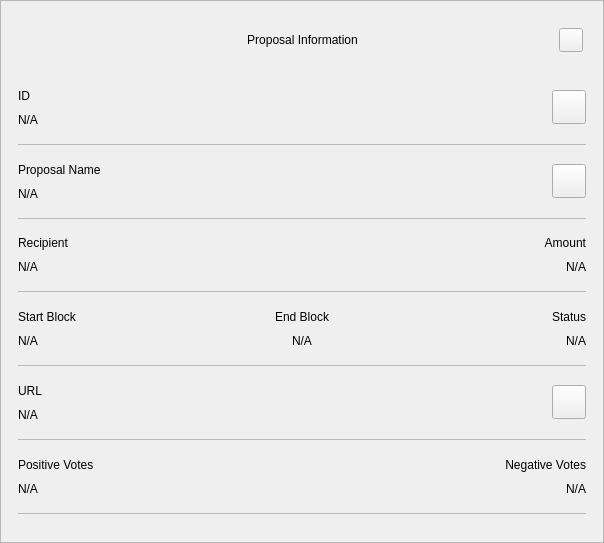
<?xml version="1.0" encoding="UTF-8"?>
<ui version="4.0">
 <class>ProposalInfoDialog</class>
 <widget class="QWidget" name="ProposalInfoDialog">
  <property name="geometry">
   <rect>
    <x>0</x>
    <y>0</y>
    <width>604</width>
    <height>543</height>
   </rect>
  </property>
  <property name="sizePolicy">
   <sizepolicy hsizetype="Preferred" vsizetype="Expanding">
    <horstretch>0</horstretch>
    <verstretch>0</verstretch>
   </sizepolicy>
  </property>
  <property name="minimumSize">
   <size>
    <width>580</width>
    <height>300</height>
   </size>
  </property>
  <property name="windowTitle">
   <string notr="true">N/A</string>
  </property>
  <property name="styleSheet">
   <string notr="true"/>
  </property>
  <layout class="QVBoxLayout" name="verticalLayout_1">
   <property name="spacing">
    <number>0</number>
   </property>
   <property name="leftMargin">
    <number>0</number>
   </property>
   <property name="topMargin">
    <number>0</number>
   </property>
   <property name="rightMargin">
    <number>0</number>
   </property>
   <property name="bottomMargin">
    <number>0</number>
   </property>
   <item>
    <widget class="QFrame" name="frame">
     <property name="sizePolicy">
      <sizepolicy hsizetype="Preferred" vsizetype="Expanding">
       <horstretch>0</horstretch>
       <verstretch>0</verstretch>
      </sizepolicy>
     </property>
     <property name="styleSheet">
      <string notr="true"/>
     </property>
     <property name="frameShape">
      <enum>QFrame::StyledPanel</enum>
     </property>
     <property name="frameShadow">
      <enum>QFrame::Raised</enum>
     </property>
     <layout class="QVBoxLayout" name="verticalLayout_2">
      <property name="leftMargin">
       <number>0</number>
      </property>
      <property name="rightMargin">
       <number>0</number>
      </property>
      <item>
       <layout class="QHBoxLayout" name="horizontalLayout_1">
        <property name="spacing">
         <number>0</number>
        </property>
        <property name="leftMargin">
         <number>20</number>
        </property>
        <property name="topMargin">
         <number>10</number>
        </property>
        <property name="rightMargin">
         <number>20</number>
        </property>
        <item>
         <spacer name="horizontalSpacer_1">
          <property name="orientation">
           <enum>Qt::Horizontal</enum>
          </property>
          <property name="sizeHint" stdset="0">
           <size>
            <width>40</width>
            <height>20</height>
           </size>
          </property>
         </spacer>
        </item>
        <item>
         <widget class="QLabel" name="labelTitle">
          <property name="minimumSize">
           <size>
            <width>0</width>
            <height>40</height>
           </size>
          </property>
          <property name="maximumSize">
           <size>
            <width>16777215</width>
            <height>40</height>
           </size>
          </property>
          <property name="styleSheet">
           <string notr="true">padding-left:24px;</string>
          </property>
          <property name="text">
           <string>Proposal Information</string>
          </property>
          <property name="alignment">
           <set>Qt::AlignCenter</set>
          </property>
          <property name="margin">
           <number>7</number>
          </property>
         </widget>
        </item>
        <item>
         <spacer name="horizontalSpacer_2">
          <property name="orientation">
           <enum>Qt::Horizontal</enum>
          </property>
          <property name="sizeHint" stdset="0">
           <size>
            <width>40</width>
            <height>20</height>
           </size>
          </property>
         </spacer>
        </item>
        <item>
         <widget class="QPushButton" name="btnEsc">
          <property name="minimumSize">
           <size>
            <width>24</width>
            <height>24</height>
           </size>
          </property>
          <property name="maximumSize">
           <size>
            <width>24</width>
            <height>24</height>
           </size>
          </property>
          <property name="focusPolicy">
           <enum>Qt::NoFocus</enum>
          </property>
          <property name="text">
           <string/>
          </property>
         </widget>
        </item>
       </layout>
      </item>
      <item>
       <spacer name="verticalSpacer">
        <property name="orientation">
         <enum>Qt::Vertical</enum>
        </property>
        <property name="sizeType">
         <enum>QSizePolicy::Fixed</enum>
        </property>
        <property name="sizeHint" stdset="0">
         <size>
          <width>20</width>
          <height>10</height>
         </size>
        </property>
       </spacer>
      </item>
      <item>
       <widget class="QWidget" name="layoutScroll" native="true">
        <property name="minimumSize">
         <size>
          <width>0</width>
          <height>450</height>
         </size>
        </property>
        <layout class="QVBoxLayout" name="verticalLayout_3">
         <property name="leftMargin">
          <number>0</number>
         </property>
         <property name="topMargin">
          <number>0</number>
         </property>
         <property name="rightMargin">
          <number>0</number>
         </property>
         <item>
          <widget class="QScrollArea" name="scrollArea">
           <property name="styleSheet">
            <string notr="true">#scrollArea {
background:transparent;
}</string>
           </property>
           <property name="horizontalScrollBarPolicy">
            <enum>Qt::ScrollBarAlwaysOff</enum>
           </property>
           <property name="sizeAdjustPolicy">
            <enum>QAbstractScrollArea::AdjustIgnored</enum>
           </property>
           <property name="widgetResizable">
            <bool>true</bool>
           </property>
           <property name="alignment">
            <set>Qt::AlignLeading|Qt::AlignLeft|Qt::AlignTop</set>
           </property>
           <widget class="QWidget" name="scrollAreaWidgetContents">
            <property name="geometry">
             <rect>
              <x>0</x>
              <y>0</y>
              <width>600</width>
              <height>439</height>
             </rect>
            </property>
            <property name="autoFillBackground">
             <bool>false</bool>
            </property>
            <property name="styleSheet">
             <string notr="true">#scrollAreaWidgetContents {
background:transparent;
}</string>
            </property>
            <layout class="QVBoxLayout" name="verticalLayout_4">
             <property name="spacing">
              <number>0</number>
             </property>
             <property name="sizeConstraint">
              <enum>QLayout::SetDefaultConstraint</enum>
             </property>
             <property name="leftMargin">
              <number>0</number>
             </property>
             <property name="topMargin">
              <number>0</number>
             </property>
             <property name="rightMargin">
              <number>0</number>
             </property>
             <property name="bottomMargin">
              <number>0</number>
             </property>
             <item>
              <widget class="QWidget" name="content" native="true">
               <layout class="QVBoxLayout" name="verticalLayout_5">
                <property name="leftMargin">
                 <number>16</number>
                </property>
                <property name="topMargin">
                 <number>0</number>
                </property>
                <property name="rightMargin">
                 <number>16</number>
                </property>
                <item>
                 <widget class="QWidget" name="contentID" native="true">
                  <layout class="QHBoxLayout" name="horizontalLayout_2" stretch="0,0">
                   <property name="leftMargin">
                    <number>0</number>
                   </property>
                   <property name="rightMargin">
                    <number>0</number>
                   </property>
                   <item>
                    <layout class="QVBoxLayout" name="contentID_int">
                     <item>
                      <widget class="QLabel" name="labelId">
                       <property name="maximumSize">
                        <size>
                         <width>16777215</width>
                         <height>16777215</height>
                        </size>
                       </property>
                       <property name="text">
                        <string>ID</string>
                       </property>
                      </widget>
                     </item>
                     <item>
                      <widget class="QLabel" name="textId">
                       <property name="text">
                        <string notr="true">N/A</string>
                       </property>
                      </widget>
                     </item>
                    </layout>
                   </item>
                   <item>
                    <widget class="QPushButton" name="pushCopy">
                     <property name="minimumSize">
                      <size>
                       <width>34</width>
                       <height>34</height>
                      </size>
                     </property>
                     <property name="maximumSize">
                      <size>
                       <width>34</width>
                       <height>34</height>
                      </size>
                     </property>
                     <property name="focusPolicy">
                      <enum>Qt::NoFocus</enum>
                     </property>
                     <property name="text">
                      <string/>
                     </property>
                     <property name="iconSize">
                      <size>
                       <width>24</width>
                       <height>24</height>
                      </size>
                     </property>
                    </widget>
                   </item>
                  </layout>
                 </widget>
                </item>
                <item>
                 <widget class="QLabel" name="labelDividerID">
                  <property name="maximumSize">
                   <size>
                    <width>16777215</width>
                    <height>1</height>
                   </size>
                  </property>
                  <property name="styleSheet">
                   <string notr="true">background-color:#bababa;</string>
                  </property>
                  <property name="text">
                   <string/>
                  </property>
                 </widget>
                </item>
                <item>
                 <widget class="QWidget" name="contentName" native="true">
                  <layout class="QHBoxLayout" name="horizontalLayout_3" stretch="0,0">
                   <property name="leftMargin">
                    <number>0</number>
                   </property>
                   <property name="rightMargin">
                    <number>0</number>
                   </property>
                   <item>
                    <layout class="QVBoxLayout" name="contentName_int">
                     <item>
                      <widget class="QLabel" name="labelName">
                       <property name="maximumSize">
                        <size>
                         <width>16777215</width>
                         <height>16777215</height>
                        </size>
                       </property>
                       <property name="text">
                        <string>Proposal Name</string>
                       </property>
                      </widget>
                     </item>
                     <item>
                      <widget class="QLabel" name="textName">
                       <property name="text">
                        <string notr="true">N/A</string>
                       </property>
                      </widget>
                     </item>
                    </layout>
                   </item>
                   <item>
                    <widget class="QPushButton" name="btnNameCopy">
                     <property name="minimumSize">
                      <size>
                       <width>34</width>
                       <height>34</height>
                      </size>
                     </property>
                     <property name="maximumSize">
                      <size>
                       <width>34</width>
                       <height>34</height>
                      </size>
                     </property>
                     <property name="focusPolicy">
                      <enum>Qt::NoFocus</enum>
                     </property>
                     <property name="text">
                      <string/>
                     </property>
                     <property name="iconSize">
                      <size>
                       <width>24</width>
                       <height>24</height>
                      </size>
                     </property>
                    </widget>
                   </item>
                  </layout>
                 </widget>
                </item>
                <item>
                 <widget class="QLabel" name="labelDividerName">
                  <property name="maximumSize">
                   <size>
                    <width>16777215</width>
                    <height>1</height>
                   </size>
                  </property>
                  <property name="styleSheet">
                   <string notr="true">background-color:#bababa;</string>
                  </property>
                  <property name="text">
                   <string/>
                  </property>
                 </widget>
                </item>
                <item>
                 <widget class="QWidget" name="gridRecipient" native="true">
                  <layout class="QGridLayout" name="contentRecipient">
                   <property name="leftMargin">
                    <number>0</number>
                   </property>
                   <property name="rightMargin">
                    <number>0</number>
                   </property>
                   <item row="1" column="0">
                    <widget class="QLabel" name="textRecipient">
                     <property name="text">
                      <string notr="true">N/A</string>
                     </property>
                     <property name="alignment">
                      <set>Qt::AlignLeading|Qt::AlignLeft|Qt::AlignVCenter</set>
                     </property>
                    </widget>
                   </item>
                   <item row="1" column="2">
                    <widget class="QLabel" name="textAmount">
                     <property name="text">
                      <string notr="true">N/A</string>
                     </property>
                     <property name="alignment">
                      <set>Qt::AlignRight|Qt::AlignTrailing|Qt::AlignVCenter</set>
                     </property>
                    </widget>
                   </item>
                   <item row="0" column="0">
                    <widget class="QLabel" name="labelRecipient">
                     <property name="maximumSize">
                      <size>
                       <width>16777215</width>
                       <height>16777215</height>
                      </size>
                     </property>
                     <property name="text">
                      <string>Recipient</string>
                     </property>
                     <property name="alignment">
                      <set>Qt::AlignLeading|Qt::AlignLeft|Qt::AlignVCenter</set>
                     </property>
                    </widget>
                   </item>
                   <item row="0" column="2">
                    <widget class="QLabel" name="labelAmount">
                     <property name="maximumSize">
                      <size>
                       <width>16777215</width>
                       <height>16777215</height>
                      </size>
                     </property>
                     <property name="text">
                      <string>Amount</string>
                     </property>
                     <property name="alignment">
                      <set>Qt::AlignRight|Qt::AlignTrailing|Qt::AlignVCenter</set>
                     </property>
                    </widget>
                   </item>
                  </layout>
                 </widget>
                </item>
                <item>
                 <widget class="QLabel" name="labelDividerRecipient">
                  <property name="maximumSize">
                   <size>
                    <width>16777215</width>
                    <height>1</height>
                   </size>
                  </property>
                  <property name="styleSheet">
                   <string notr="true">background-color:#bababa;</string>
                  </property>
                  <property name="text">
                   <string/>
                  </property>
                 </widget>
                </item>
                <item>
                 <widget class="QWidget" name="gridConfDateStatus" native="true">
                  <layout class="QGridLayout" name="contentConfDateStatus">
                   <property name="leftMargin">
                    <number>0</number>
                   </property>
                   <property name="rightMargin">
                    <number>0</number>
                   </property>
                   <item row="1" column="3">
                    <widget class="QLabel" name="textStatus">
                     <property name="text">
                      <string notr="true">N/A</string>
                     </property>
                     <property name="alignment">
                      <set>Qt::AlignRight|Qt::AlignTrailing|Qt::AlignVCenter</set>
                     </property>
                    </widget>
                   </item>
                   <item row="0" column="1">
                    <widget class="QLabel" name="labelEndDate">
                     <property name="maximumSize">
                      <size>
                       <width>16777215</width>
                       <height>16777215</height>
                      </size>
                     </property>
                     <property name="text">
                      <string>End Block</string>
                     </property>
                     <property name="alignment">
                      <set>Qt::AlignCenter</set>
                     </property>
                    </widget>
                   </item>
                   <item row="0" column="3">
                    <widget class="QLabel" name="labelStatus">
                     <property name="maximumSize">
                      <size>
                       <width>16777215</width>
                       <height>16777215</height>
                      </size>
                     </property>
                     <property name="text">
                      <string>Status</string>
                     </property>
                     <property name="alignment">
                      <set>Qt::AlignRight|Qt::AlignTrailing|Qt::AlignVCenter</set>
                     </property>
                    </widget>
                   </item>
                   <item row="1" column="1">
                    <widget class="QLabel" name="textEndDate">
                     <property name="text">
                      <string notr="true">N/A</string>
                     </property>
                     <property name="alignment">
                      <set>Qt::AlignCenter</set>
                     </property>
                    </widget>
                   </item>
                   <item row="0" column="0">
                    <widget class="QLabel" name="labelDate">
                     <property name="maximumSize">
                      <size>
                       <width>16777215</width>
                       <height>16777215</height>
                      </size>
                     </property>
                     <property name="text">
                      <string>Start Block</string>
                     </property>
                     <property name="alignment">
                      <set>Qt::AlignLeading|Qt::AlignLeft|Qt::AlignVCenter</set>
                     </property>
                    </widget>
                   </item>
                   <item row="1" column="0">
                    <widget class="QLabel" name="textDate">
                     <property name="text">
                      <string notr="true">N/A</string>
                     </property>
                     <property name="alignment">
                      <set>Qt::AlignLeading|Qt::AlignLeft|Qt::AlignVCenter</set>
                     </property>
                    </widget>
                   </item>
                  </layout>
                 </widget>
                </item>
                <item>
                 <widget class="QLabel" name="labelDividerMemo">
                  <property name="maximumSize">
                   <size>
                    <width>16777215</width>
                    <height>1</height>
                   </size>
                  </property>
                  <property name="styleSheet">
                   <string notr="true">background-color:#bababa;</string>
                  </property>
                  <property name="text">
                   <string/>
                  </property>
                 </widget>
                </item>
                <item>
                 <widget class="QWidget" name="contentUrl" native="true">
                  <layout class="QHBoxLayout" name="horizontalLayout_4" stretch="0,0">
                   <property name="leftMargin">
                    <number>0</number>
                   </property>
                   <property name="rightMargin">
                    <number>0</number>
                   </property>
                   <item>
                    <layout class="QVBoxLayout" name="contentUrl_int">
                     <item>
                      <widget class="QLabel" name="labelUrl">
                       <property name="maximumSize">
                        <size>
                         <width>16777215</width>
                         <height>16777215</height>
                        </size>
                       </property>
                       <property name="text">
                        <string>URL</string>
                       </property>
                      </widget>
                     </item>
                     <item>
                      <widget class="QLabel" name="textUrl">
                       <property name="text">
                        <string notr="true">N/A</string>
                       </property>
                      </widget>
                     </item>
                    </layout>
                   </item>
                   <item>
                    <widget class="QPushButton" name="btnUrlCopy">
                     <property name="minimumSize">
                      <size>
                       <width>34</width>
                       <height>34</height>
                      </size>
                     </property>
                     <property name="maximumSize">
                      <size>
                       <width>34</width>
                       <height>34</height>
                      </size>
                     </property>
                     <property name="focusPolicy">
                      <enum>Qt::NoFocus</enum>
                     </property>
                     <property name="text">
                      <string/>
                     </property>
                     <property name="iconSize">
                      <size>
                       <width>24</width>
                       <height>24</height>
                      </size>
                     </property>
                    </widget>
                   </item>
                  </layout>
                 </widget>
                </item>
                <item>
                 <widget class="QLabel" name="labelDividerUrl">
                  <property name="maximumSize">
                   <size>
                    <width>16777215</width>
                    <height>1</height>
                   </size>
                  </property>
                  <property name="styleSheet">
                   <string notr="true">background-color:#bababa;</string>
                  </property>
                  <property name="text">
                   <string/>
                  </property>
                 </widget>
                </item>
                <item>
                 <layout class="QHBoxLayout" name="contentFeeSize">
                  <property name="topMargin">
                   <number>9</number>
                  </property>
                  <property name="bottomMargin">
                   <number>9</number>
                  </property>
                  <item>
                   <layout class="QVBoxLayout" name="contentFee">
                    <property name="topMargin">
                     <number>0</number>
                    </property>
                    <property name="bottomMargin">
                     <number>0</number>
                    </property>
                    <item>
                     <widget class="QLabel" name="labelPosVotes">
                      <property name="maximumSize">
                       <size>
                        <width>16777215</width>
                        <height>16777215</height>
                       </size>
                      </property>
                      <property name="text">
                       <string>Positive Votes</string>
                      </property>
                     </widget>
                    </item>
                    <item>
                     <widget class="QLabel" name="textPosVotes">
                      <property name="text">
                       <string notr="true">N/A</string>
                      </property>
                     </widget>
                    </item>
                   </layout>
                  </item>
                  <item>
                   <widget class="QWidget" name="contentSize" native="true">
                    <layout class="QVBoxLayout" name="contentSize_layout">
                     <property name="topMargin">
                      <number>0</number>
                     </property>
                     <property name="rightMargin">
                      <number>0</number>
                     </property>
                     <property name="bottomMargin">
                      <number>0</number>
                     </property>
                     <item>
                      <widget class="QLabel" name="labelNegVotes">
                       <property name="maximumSize">
                        <size>
                         <width>16777215</width>
                         <height>16777215</height>
                        </size>
                       </property>
                       <property name="text">
                        <string>Negative Votes</string>
                       </property>
                       <property name="alignment">
                        <set>Qt::AlignRight|Qt::AlignTrailing|Qt::AlignVCenter</set>
                       </property>
                      </widget>
                     </item>
                     <item>
                      <widget class="QLabel" name="textNegVotes">
                       <property name="text">
                        <string notr="true">N/A</string>
                       </property>
                       <property name="alignment">
                        <set>Qt::AlignRight|Qt::AlignTrailing|Qt::AlignVCenter</set>
                       </property>
                      </widget>
                     </item>
                    </layout>
                   </widget>
                  </item>
                 </layout>
                </item>
                <item>
                 <widget class="QLabel" name="labelDividerChange">
                  <property name="maximumSize">
                   <size>
                    <width>16777215</width>
                    <height>1</height>
                   </size>
                  </property>
                  <property name="styleSheet">
                   <string notr="true">background-color:#bababa;</string>
                  </property>
                  <property name="text">
                   <string/>
                  </property>
                 </widget>
                </item>
               </layout>
              </widget>
             </item>
            </layout>
           </widget>
          </widget>
         </item>
        </layout>
       </widget>
      </item>
     </layout>
    </widget>
   </item>
  </layout>
 </widget>
 <resources/>
 <connections/>
</ui>
